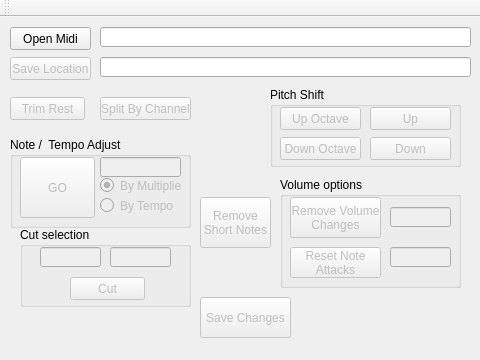
<?xml version="1.0" encoding="UTF-8"?>
<ui version="4.0">
 <class>MidiQTool</class>
 <widget class="QMainWindow" name="MidiQTool">
  <property name="geometry">
   <rect>
    <x>0</x>
    <y>0</y>
    <width>480</width>
    <height>360</height>
   </rect>
  </property>
  <property name="sizePolicy">
   <sizepolicy hsizetype="Fixed" vsizetype="Fixed">
    <horstretch>0</horstretch>
    <verstretch>0</verstretch>
   </sizepolicy>
  </property>
  <property name="minimumSize">
   <size>
    <width>480</width>
    <height>360</height>
   </size>
  </property>
  <property name="maximumSize">
   <size>
    <width>480</width>
    <height>360</height>
   </size>
  </property>
  <property name="windowTitle">
   <string>MidiQTool</string>
  </property>
  <widget class="QWidget" name="centralWidget">
   <widget class="QPushButton" name="pushButtonOpenMidi">
    <property name="geometry">
     <rect>
      <x>10</x>
      <y>10</y>
      <width>81</width>
      <height>23</height>
     </rect>
    </property>
    <property name="text">
     <string>Open Midi</string>
    </property>
   </widget>
   <widget class="QLineEdit" name="lineEditFile">
    <property name="geometry">
     <rect>
      <x>100</x>
      <y>10</y>
      <width>371</width>
      <height>20</height>
     </rect>
    </property>
    <property name="readOnly">
     <bool>true</bool>
    </property>
   </widget>
   <widget class="QPushButton" name="pushButtonSaveLocation">
    <property name="enabled">
     <bool>false</bool>
    </property>
    <property name="geometry">
     <rect>
      <x>10</x>
      <y>40</y>
      <width>81</width>
      <height>23</height>
     </rect>
    </property>
    <property name="text">
     <string>Save Location</string>
    </property>
   </widget>
   <widget class="QLineEdit" name="lineEditSaveLoc">
    <property name="geometry">
     <rect>
      <x>100</x>
      <y>40</y>
      <width>371</width>
      <height>20</height>
     </rect>
    </property>
    <property name="readOnly">
     <bool>true</bool>
    </property>
   </widget>
   <widget class="QPushButton" name="pushButtonTrimRest">
    <property name="enabled">
     <bool>false</bool>
    </property>
    <property name="geometry">
     <rect>
      <x>10</x>
      <y>80</y>
      <width>75</width>
      <height>23</height>
     </rect>
    </property>
    <property name="text">
     <string>Trim Rest</string>
    </property>
   </widget>
   <widget class="QPushButton" name="pushButtonSave">
    <property name="enabled">
     <bool>false</bool>
    </property>
    <property name="geometry">
     <rect>
      <x>200</x>
      <y>280</y>
      <width>91</width>
      <height>41</height>
     </rect>
    </property>
    <property name="text">
     <string>Save Changes</string>
    </property>
   </widget>
   <widget class="QGroupBox" name="groupBoxPitch">
    <property name="geometry">
     <rect>
      <x>270</x>
      <y>70</y>
      <width>191</width>
      <height>80</height>
     </rect>
    </property>
    <property name="title">
     <string>Pitch Shift</string>
    </property>
    <widget class="QPushButton" name="pushButtonOcUp">
     <property name="enabled">
      <bool>false</bool>
     </property>
     <property name="geometry">
      <rect>
       <x>10</x>
       <y>20</y>
       <width>81</width>
       <height>23</height>
      </rect>
     </property>
     <property name="text">
      <string>Up Octave</string>
     </property>
    </widget>
    <widget class="QPushButton" name="pushButtonOctDown">
     <property name="enabled">
      <bool>false</bool>
     </property>
     <property name="geometry">
      <rect>
       <x>10</x>
       <y>50</y>
       <width>81</width>
       <height>23</height>
      </rect>
     </property>
     <property name="text">
      <string>Down Octave</string>
     </property>
    </widget>
    <widget class="QPushButton" name="pushButtonUpOne">
     <property name="enabled">
      <bool>false</bool>
     </property>
     <property name="geometry">
      <rect>
       <x>100</x>
       <y>20</y>
       <width>81</width>
       <height>23</height>
      </rect>
     </property>
     <property name="text">
      <string>Up</string>
     </property>
    </widget>
    <widget class="QPushButton" name="pushButtonDownOne">
     <property name="enabled">
      <bool>false</bool>
     </property>
     <property name="geometry">
      <rect>
       <x>100</x>
       <y>50</y>
       <width>81</width>
       <height>23</height>
      </rect>
     </property>
     <property name="text">
      <string>Down</string>
     </property>
    </widget>
   </widget>
   <widget class="QGroupBox" name="groupBox">
    <property name="geometry">
     <rect>
      <x>10</x>
      <y>120</y>
      <width>181</width>
      <height>91</height>
     </rect>
    </property>
    <property name="title">
     <string>Note /  Tempo Adjust</string>
    </property>
    <widget class="QPushButton" name="pushButtonTNUdjust">
     <property name="enabled">
      <bool>false</bool>
     </property>
     <property name="geometry">
      <rect>
       <x>10</x>
       <y>20</y>
       <width>75</width>
       <height>61</height>
      </rect>
     </property>
     <property name="text">
      <string>GO</string>
     </property>
    </widget>
    <widget class="QLineEdit" name="lineEditNTMValue">
     <property name="enabled">
      <bool>false</bool>
     </property>
     <property name="geometry">
      <rect>
       <x>90</x>
       <y>20</y>
       <width>81</width>
       <height>20</height>
      </rect>
     </property>
     <property name="inputMethodHints">
      <set>Qt::ImhDigitsOnly</set>
     </property>
    </widget>
    <widget class="QRadioButton" name="radioButtonMulti">
     <property name="enabled">
      <bool>false</bool>
     </property>
     <property name="geometry">
      <rect>
       <x>90</x>
       <y>40</y>
       <width>82</width>
       <height>17</height>
      </rect>
     </property>
     <property name="text">
      <string>By Multiplier</string>
     </property>
     <property name="checked">
      <bool>true</bool>
     </property>
     <attribute name="buttonGroup">
      <string notr="true">buttonGroupMultiplier</string>
     </attribute>
    </widget>
    <widget class="QRadioButton" name="radioButtonTempo">
     <property name="enabled">
      <bool>false</bool>
     </property>
     <property name="geometry">
      <rect>
       <x>90</x>
       <y>60</y>
       <width>82</width>
       <height>17</height>
      </rect>
     </property>
     <property name="text">
      <string>By Tempo</string>
     </property>
     <attribute name="buttonGroup">
      <string notr="true">buttonGroupMultiplier</string>
     </attribute>
    </widget>
   </widget>
   <widget class="QPushButton" name="pushButtonT0Split">
    <property name="enabled">
     <bool>false</bool>
    </property>
    <property name="geometry">
     <rect>
      <x>100</x>
      <y>80</y>
      <width>91</width>
      <height>23</height>
     </rect>
    </property>
    <property name="text">
     <string>Split By Channel</string>
    </property>
   </widget>
   <widget class="QGroupBox" name="groupBox_2">
    <property name="geometry">
     <rect>
      <x>20</x>
      <y>210</y>
      <width>171</width>
      <height>80</height>
     </rect>
    </property>
    <property name="title">
     <string>Cut selection</string>
    </property>
    <widget class="QPushButton" name="pushButtonCut">
     <property name="enabled">
      <bool>false</bool>
     </property>
     <property name="geometry">
      <rect>
       <x>50</x>
       <y>50</y>
       <width>75</width>
       <height>23</height>
      </rect>
     </property>
     <property name="text">
      <string>Cut</string>
     </property>
    </widget>
    <widget class="QLineEdit" name="lineEditCutStart">
     <property name="enabled">
      <bool>false</bool>
     </property>
     <property name="geometry">
      <rect>
       <x>20</x>
       <y>20</y>
       <width>61</width>
       <height>20</height>
      </rect>
     </property>
    </widget>
    <widget class="QLineEdit" name="lineEditCutFin">
     <property name="enabled">
      <bool>false</bool>
     </property>
     <property name="geometry">
      <rect>
       <x>90</x>
       <y>20</y>
       <width>61</width>
       <height>20</height>
      </rect>
     </property>
    </widget>
   </widget>
   <widget class="QGroupBox" name="groupBox_3">
    <property name="geometry">
     <rect>
      <x>280</x>
      <y>160</y>
      <width>181</width>
      <height>111</height>
     </rect>
    </property>
    <property name="title">
     <string>Volume options</string>
    </property>
    <widget class="QPushButton" name="pushButtonVolumeChan">
     <property name="enabled">
      <bool>false</bool>
     </property>
     <property name="geometry">
      <rect>
       <x>10</x>
       <y>20</y>
       <width>91</width>
       <height>41</height>
      </rect>
     </property>
     <property name="text">
      <string>Remove Volume
Changes</string>
     </property>
    </widget>
    <widget class="QPushButton" name="pushButton">
     <property name="enabled">
      <bool>false</bool>
     </property>
     <property name="geometry">
      <rect>
       <x>10</x>
       <y>70</y>
       <width>91</width>
       <height>31</height>
      </rect>
     </property>
     <property name="text">
      <string>Reset Note
Attacks</string>
     </property>
    </widget>
    <widget class="QLineEdit" name="lineEditVolume">
     <property name="enabled">
      <bool>false</bool>
     </property>
     <property name="geometry">
      <rect>
       <x>110</x>
       <y>30</y>
       <width>61</width>
       <height>20</height>
      </rect>
     </property>
    </widget>
    <widget class="QLineEdit" name="lineEditNoteAttacks">
     <property name="enabled">
      <bool>false</bool>
     </property>
     <property name="geometry">
      <rect>
       <x>110</x>
       <y>70</y>
       <width>61</width>
       <height>20</height>
      </rect>
     </property>
    </widget>
   </widget>
   <widget class="QPushButton" name="pushButtonShortNotes">
    <property name="enabled">
     <bool>false</bool>
    </property>
    <property name="geometry">
     <rect>
      <x>200</x>
      <y>180</y>
      <width>71</width>
      <height>51</height>
     </rect>
    </property>
    <property name="text">
     <string>Remove
Short Notes</string>
    </property>
   </widget>
   <zorder>groupBox</zorder>
   <zorder>pushButtonOpenMidi</zorder>
   <zorder>lineEditFile</zorder>
   <zorder>pushButtonSaveLocation</zorder>
   <zorder>lineEditSaveLoc</zorder>
   <zorder>pushButtonTrimRest</zorder>
   <zorder>pushButtonSave</zorder>
   <zorder>groupBoxPitch</zorder>
   <zorder>pushButtonT0Split</zorder>
   <zorder>groupBox_2</zorder>
   <zorder>groupBox_3</zorder>
   <zorder>pushButtonShortNotes</zorder>
  </widget>
  <widget class="QMenuBar" name="menuBar">
   <property name="geometry">
    <rect>
     <x>0</x>
     <y>0</y>
     <width>480</width>
     <height>21</height>
    </rect>
   </property>
  </widget>
  <widget class="QToolBar" name="mainToolBar">
   <attribute name="toolBarArea">
    <enum>TopToolBarArea</enum>
   </attribute>
   <attribute name="toolBarBreak">
    <bool>false</bool>
   </attribute>
  </widget>
  <widget class="QStatusBar" name="statusBar">
   <property name="sizeGripEnabled">
    <bool>false</bool>
   </property>
  </widget>
 </widget>
 <layoutdefault spacing="6" margin="11"/>
 <resources/>
 <connections/>
 <buttongroups>
  <buttongroup name="buttonGroupMultiplier"/>
 </buttongroups>
</ui>
